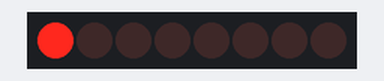
This sketch was run on a simulated Arduino Uno, built with avr-gcc and run on an emulated ATmega328P. On the bench: 8 shift-register outputs drawn as a row of LEDs (first output left, lit = HIGH). Wiring (inferred from the names in the program): shift register (74HC595): data pin 2; shift clock pin 3; latch pin 4. Wiring (inferred from the signals the program sends): row of LEDs: on Q0, Q1, Q2, Q3, Q4, Q5, Q6, Q7.

Above: at 1.12 s.
At 2.12 s:
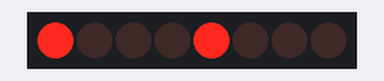
At 3.12 s:
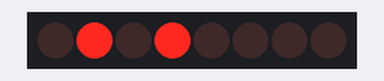
At 5.37 s:
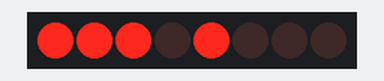
At 7.38 s:
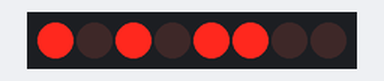
At 9.63 s:
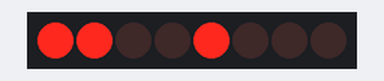
Timing chart, 0 to 9.9 s (numbered marks = the images above):
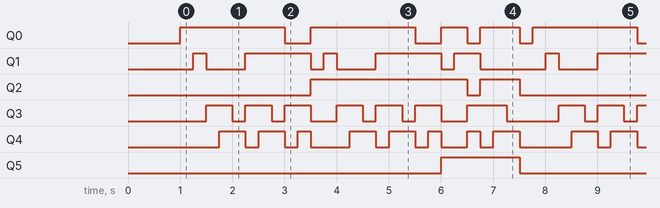

Measured:
- by itself, Q0: repeats every 6.8 s: LOW 0.50 s, HIGH 2.0 s, LOW 0.50 s, HIGH 0.50 s, LOW 0.25 s, HIGH 0.75 s, LOW 0.25 s, HIGH 2.0 s
- by itself, Q2: repeats every 6.8 s: LOW 0.25 s, HIGH 0.75 s, LOW 2.8 s, HIGH 3.0 s
- by itself, Q5: alternates HIGH for 1.5 s and LOW for 5.3 s
- by itself, Q1: repeats every 6.8 s: LOW 0.75 s, HIGH 1.3 s, LOW 0.25 s, HIGH 0.25 s, LOW 0.75 s, HIGH 1.3 s, LOW 0.25 s, HIGH 0.50 s, LOW 1.3 s, HIGH 0.25 s
- by itself, Q3: repeats every 6.8 s: 2 × (LOW 0.25 s, HIGH 0.50 s), LOW 0.50 s, 2 × (HIGH 0.50 s, LOW 0.25 s), HIGH 0.50 s, LOW 0.50 s, HIGH 0.75 s, LOW 1.0 s, HIGH 0.50 s

The sketch:

braille_flash.ino
```cpp
int latchPin = 4;  // Latch pin of 74HC595 is connected to Digital pin 5
int clockPin = 3;  // Clock pin of 74HC595 is connected to Digital pin 6
int dataPin = 2;   // Data pin of 74HC595 is connected to Digital pin 4
byte leds = 0;  // Variable to hold the pattern of which LEDs are currently turned on or off

/*
 * setup() - this function runs once when you turn your Arduino on
 * We initialize the serial connection with the computer
 */
void setup() {
  delay(1000);
  // Set all the pins of 74HC595 as OUTPUT
  pinMode(latchPin, OUTPUT);
  pinMode(dataPin, OUTPUT);
  pinMode(clockPin, OUTPUT);
}

/*
 * loop() - this function runs over and over again
 */
void loop() {
  leds = 0;  // Initially turns all the LEDs off, by giving the variable 'leds' the value 0
  char alphabet[] = {'a','b','c','d','e','f','g', 'h','i','j','k','l','m','n','o','p','q','r','s','t','u','v','w','x','y','z', '1'};
  updateShiftRegister();
  for (int i = 0; i < 27; i++) {
    setChar(leds, alphabet[i]);
    delay(250);
  }
}

/*
 * updateShiftRegister() - This function sets the latchPin to low, then calls the Arduino function 'shiftOut' to shift out contents of variable 'leds' in the shift register before putting the 'latchPin' high again.
 */
void updateShiftRegister() {
  digitalWrite(latchPin, LOW);
  shiftOut(dataPin, clockPin, MSBFIRST, leds);
  digitalWrite(latchPin, HIGH);
}

void setChar(byte& braille, char x) {
  braille = 0;
  updateShiftRegister();
  switch (x) {
    case 'a':
      bitSet(braille, 0);
      break;
    case 'b':
      bitSet(braille, 0);
      bitSet(braille, 1);
      break;
    case 'c':
      bitSet(braille, 0);
      bitSet(braille, 3);
      break;
    case 'd':
      bitSet(braille, 0);
      bitSet(braille, 3);
      bitSet(braille, 4);
      break;
    case 'e':
      bitSet(braille, 0);
      bitSet(braille, 4);
      break;
    case 'f':
      bitSet(braille, 0);
      bitSet(braille, 1);
      bitSet(braille, 3);
      break;
    case 'g':
      bitSet(braille, 0);
      bitSet(braille, 1);
      bitSet(braille, 3);
      bitSet(braille, 4);
      break;
    case 'h':
      bitSet(braille, 0);
      bitSet(braille, 1);
      bitSet(braille, 4);
      break;
    case 'i':
      bitSet(braille, 1);
      bitSet(braille, 3);
      break;
    case 'j':
      bitSet(braille, 1);
      bitSet(braille, 3);
      bitSet(braille, 4);
      break;
    case 'k':
      bitSet(braille, 0);
      bitSet(braille, 2);
      break;
    case 'l':
      bitSet(braille, 0);
      bitSet(braille, 1);
      bitSet(braille, 2);
      break;
    case 'm':
      bitSet(braille, 0);
      bitSet(braille, 2);
      bitSet(braille, 3);
      break;
    case 'n':
      bitSet(braille, 0);
      bitSet(braille, 2);
      bitSet(braille, 3);
      bitSet(braille, 4);
      break;
    case 'o':
      bitSet(braille, 0);
      bitSet(braille, 2);
      bitSet(braille, 4);
      break;
    case 'p':
      bitSet(braille, 0);
      bitSet(braille, 1);
      bitSet(braille, 2);
      bitSet(braille, 3);
      break;
    case 'q':
      bitSet(braille, 0);
      bitSet(braille, 1);
      bitSet(braille, 2);
      bitSet(braille, 3);
      bitSet(braille, 4);
      break;
    case 'r':
      bitSet(braille, 0);
      bitSet(braille, 1);
      bitSet(braille, 2);
      bitSet(braille, 4);
      break;
    case 's':
      bitSet(braille, 1);
      bitSet(braille, 2);
      bitSet(braille, 3);
      break;
    case 't':
      bitSet(braille, 1);
      bitSet(braille, 2);
      bitSet(braille, 3);
      bitSet(braille, 4);
      break;
    case 'u':
      bitSet(braille, 0);
      bitSet(braille, 2);
      bitSet(braille, 5);
      break;
    case 'v':
      bitSet(braille, 0);
      bitSet(braille, 1);
      bitSet(braille, 2);
      bitSet(braille, 5);
      break;
    case 'w':
      bitSet(braille, 1);
      bitSet(braille, 3);
      bitSet(braille, 4);
      bitSet(braille, 5);
      break;
    case 'x':
      bitSet(braille, 0);
      bitSet(braille, 2);
      bitSet(braille, 3);
      bitSet(braille, 5);
      break;
    case 'y':
      bitSet(braille, 0);
      bitSet(braille, 2);
      bitSet(braille, 3);
      bitSet(braille, 4);
      bitSet(braille, 5);
      break;
    case 'z':
      bitSet(braille, 0);
      bitSet(braille, 2);
      bitSet(braille, 4);
      bitSet(braille, 5);
      break;
    default:
      braille = 0;
      break;
  }
  updateShiftRegister();


}
```
